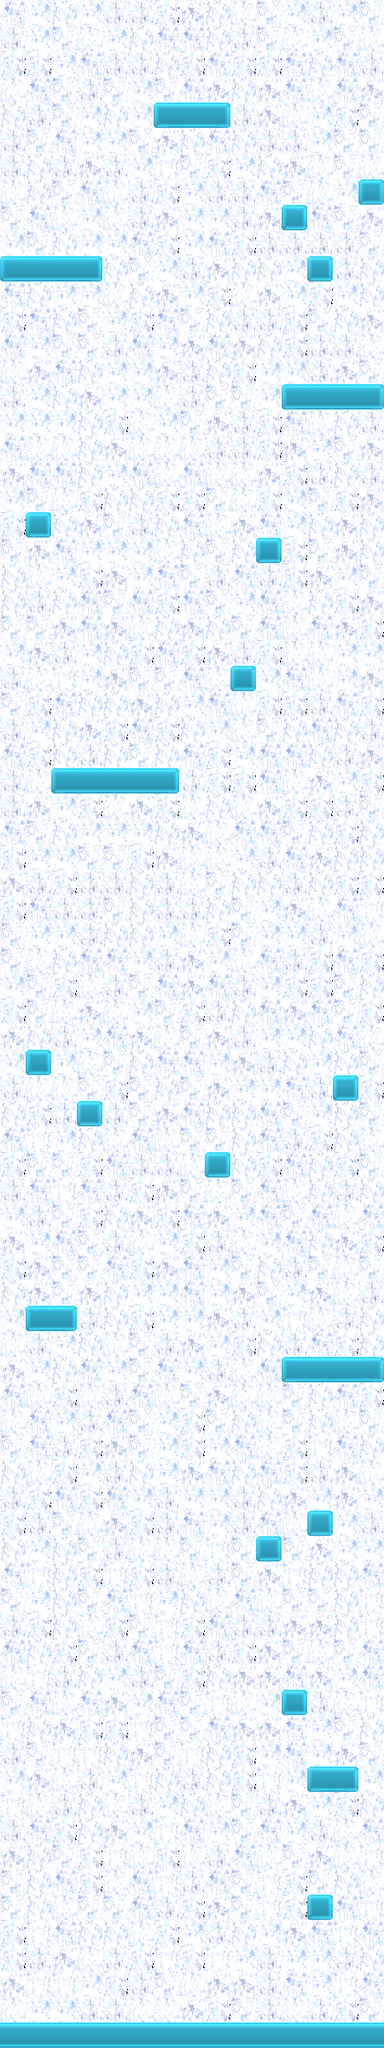

The image is a tile-based game level rendered from a .tmx file. Its description and source (layers, tilesets, objects; grid data summarised) follow:
An orthogonal 15x80 tile map with 32x32 px tiles, 2 tile layers (background, foreground) and 15 objects.

<map version="1.0" orientation="orthogonal" renderorder="right-up" width="15" height="80" tilewidth="32" tileheight="32" nextobjectid="66">
 <tileset firstgid="1" name="tiledmap_out" tilewidth="32" tileheight="32" spacing="4" margin="2" tilecount="72">
  <image source="tiledmap_out.png" width="288" height="324" />
  <tile id="8">
   <properties>
    <property name="platform" value="" />
   </properties>
  </tile>
  <tile id="9">
   <properties>
    <property name="platform" value="" />
   </properties>
  </tile>
  <tile id="10">
   <properties>
    <property name="platform" value="" />
   </properties>
  </tile>
  <tile id="26">
   <properties>
    <property name="platform" value="" />
   </properties>
  </tile>
  <tile id="27">
   <properties>
    <property name="platform" value="" />
   </properties>
  </tile>
  <tile id="28">
   <properties>
    <property name="platform" value="" />
   </properties>
  </tile>
  <tile id="29">
   <properties>
    <property name="platform" value="" />
   </properties>
  </tile>
  <tile id="34">
   <properties>
    <property name="platform" value="" />
   </properties>
  </tile>
  <tile id="35">
   <properties>
    <property name="platform" value="" />
   </properties>
  </tile>
  <tile id="36">
   <properties>
    <property name="platform" value="" />
   </properties>
  </tile>
  <tile id="37">
   <properties>
    <property name="platform" value="" />
   </properties>
  </tile>
 </tileset>
 <layer name="background" width="15" height="80">
  <data>[1200 cells, 1200 non-empty, 9 distinct tile ids]</data>
 </layer>
 <objectgroup color="#aaffff" draworder="index" name="object">
  <object id="45" x="208" y="65" width="64" height="64">
   <properties>
    <property name="goal" value="" />
   </properties>
  </object>
  <object id="47" x="127" y="1548" width="64" height="32">
   <properties>
    <property name="elevator" value="" />
   </properties>
  </object>
  <object id="51" x="327" y="1236" width="90" height="32">
   <properties>
    <property name="elevator" value="" />
   </properties>
  </object>
  <object id="52" x="180" y="1072" width="64" height="32">
   <properties>
    <property name="elevator" value="" />
   </properties>
  </object>
  <object id="53" x="383" y="889" width="64" height="32">
   <properties>
    <property name="elevator" value="" />
   </properties>
  </object>
  <object id="55" x="155" y="693" width="105" height="32">
   <properties>
    <property name="moving_platform" value="" />
   </properties>
  </object>
  <object id="56" x="225" y="556" width="32" height="32">
   <properties>
    <property name="devil1" value="" />
   </properties>
  </object>
  <object id="57" x="239" y="789" width="32" height="32">
   <properties>
    <property name="devil" value="" />
   </properties>
  </object>
  <object id="58" x="249" y="1142" width="32" height="32">
   <properties>
    <property name="devil1" value="" />
   </properties>
  </object>
  <object id="59" x="244" y="387" width="115" height="32">
   <properties>
    <property name="elevator" value="" />
   </properties>
  </object>
  <object id="60" x="218" y="175" width="32" height="32">
   <properties>
    <property name="devil1" value="" />
   </properties>
  </object>
  <object id="61" x="27" y="2067" width="173" height="32">
   <properties>
    <property name="elevator" value="" />
   </properties>
  </object>
  <object id="62" x="355" y="1925" width="64" height="64">
   <properties>
    <property name="cannon" value="" />
   </properties>
  </object>
  <object id="64" x="55.5" y="1762" width="64" height="32">
   <properties>
    <property name="moving_platform" value="" />
   </properties>
  </object>
  <object id="65" x="215" y="1663" width="64" height="64">
   <properties>
    <property name="cannon" value="" />
   </properties>
  </object>
 </objectgroup>
 <layer name="foreground" width="15" height="80">
  <data>[1200 cells, 81 non-empty, 5 distinct tile ids]</data>
 </layer>
</map>